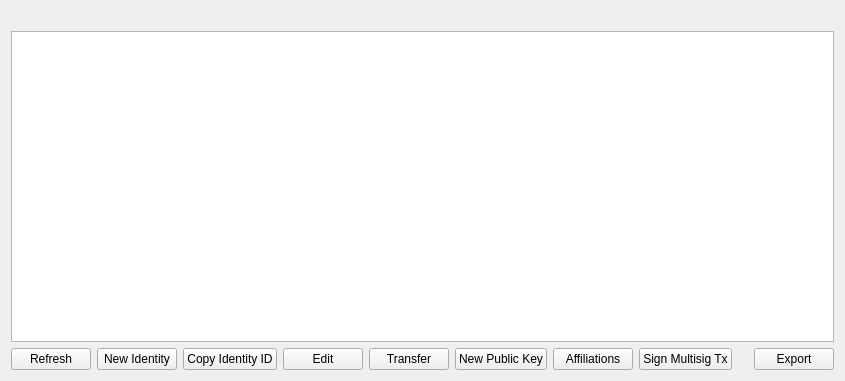
<?xml version="1.0" encoding="UTF-8"?>
<ui version="4.0">
 <class>MyIdentityListPage</class>
 <widget class="QWidget" name="MyIdentityListPage">
  <property name="geometry">
   <rect>
    <x>0</x>
    <y>0</y>
    <width>845</width>
    <height>381</height>
   </rect>
  </property>
  <property name="windowTitle">
   <string>My Identities</string>
  </property>
  <layout class="QVBoxLayout" name="verticalLayout">
   <item>
    <widget class="QLabel" name="labelExplanation">
     <property name="textFormat">
      <enum>Qt::PlainText</enum>
     </property>
     <property name="wordWrap">
      <bool>true</bool>
     </property>
    </widget>
   </item>
   <item>
    <widget class="QTableView" name="tableView">
     <property name="contextMenuPolicy">
      <enum>Qt::CustomContextMenu</enum>
     </property>
     <property name="toolTip">
      <string/>
     </property>
     <property name="tabKeyNavigation">
      <bool>false</bool>
     </property>
     <property name="alternatingRowColors">
      <bool>true</bool>
     </property>
     <property name="selectionMode">
      <enum>QAbstractItemView::SingleSelection</enum>
     </property>
     <property name="selectionBehavior">
      <enum>QAbstractItemView::SelectRows</enum>
     </property>
     <property name="sortingEnabled">
      <bool>true</bool>
     </property>
     <attribute name="verticalHeaderVisible">
      <bool>false</bool>
     </attribute>
    </widget>
   </item>
   <item>
    <layout class="QHBoxLayout" name="horizontalLayout">
     <item>
      <widget class="QPushButton" name="refreshButton">
       <property name="maximumSize">
        <size>
         <width>16777215</width>
         <height>48</height>
        </size>
       </property>
       <property name="toolTip">
        <string>Refresh identity list</string>
       </property>
       <property name="text">
        <string>Refresh</string>
       </property>
      </widget>
     </item>
     <item>
      <widget class="QPushButton" name="newIdentity">
       <property name="toolTip">
        <string>Create a new identity</string>
       </property>
       <property name="text">
        <string>New Identity</string>
       </property>
      </widget>
     </item>
     <item>
      <widget class="QPushButton" name="copyIdentity">
       <property name="toolTip">
        <string>Copy the currently selected identity to the system clipboard</string>
       </property>
       <property name="text">
        <string>Copy Identity ID</string>
       </property>
      </widget>
     </item>
     <item>
      <widget class="QPushButton" name="editButton">
       <property name="toolTip">
        <string>Edit selected identity</string>
       </property>
       <property name="text">
        <string>Edit</string>
       </property>
      </widget>
     </item>
     <item>
      <widget class="QPushButton" name="transferButton">
       <property name="toolTip">
        <string>Transfer selected identity</string>
       </property>
       <property name="text">
        <string>Transfer</string>
       </property>
      </widget>
     </item>
     <item>
      <widget class="QPushButton" name="newPubKey">
       <property name="toolTip">
        <string>Create a new public key used for transferring identities</string>
       </property>
       <property name="text">
        <string>New Public Key</string>
       </property>
      </widget>
     </item>
     <item>
      <widget class="QPushButton" name="whitelistButton">
       <property name="toolTip">
        <string>Open list of affiliates associated with this identity</string>
       </property>
       <property name="text">
        <string>Affiliations</string>
       </property>
      </widget>
     </item>
     <item>
      <widget class="QPushButton" name="signMultisigButton">
       <property name="text">
        <string>Sign Multisig Tx</string>
       </property>
      </widget>
     </item>
     <item>
      <spacer name="horizontalSpacer">
       <property name="orientation">
        <enum>Qt::Horizontal</enum>
       </property>
       <property name="sizeHint" stdset="0">
        <size>
         <width>40</width>
         <height>20</height>
        </size>
       </property>
      </spacer>
     </item>
     <item>
      <widget class="QPushButton" name="exportButton">
       <property name="toolTip">
        <string>Export the data in the current tab to a file</string>
       </property>
       <property name="text">
        <string>Export</string>
       </property>
      </widget>
     </item>
    </layout>
   </item>
  </layout>
 </widget>
 <resources>
  <include location="../dynamic.qrc"/>
 </resources>
 <connections/>
</ui>
